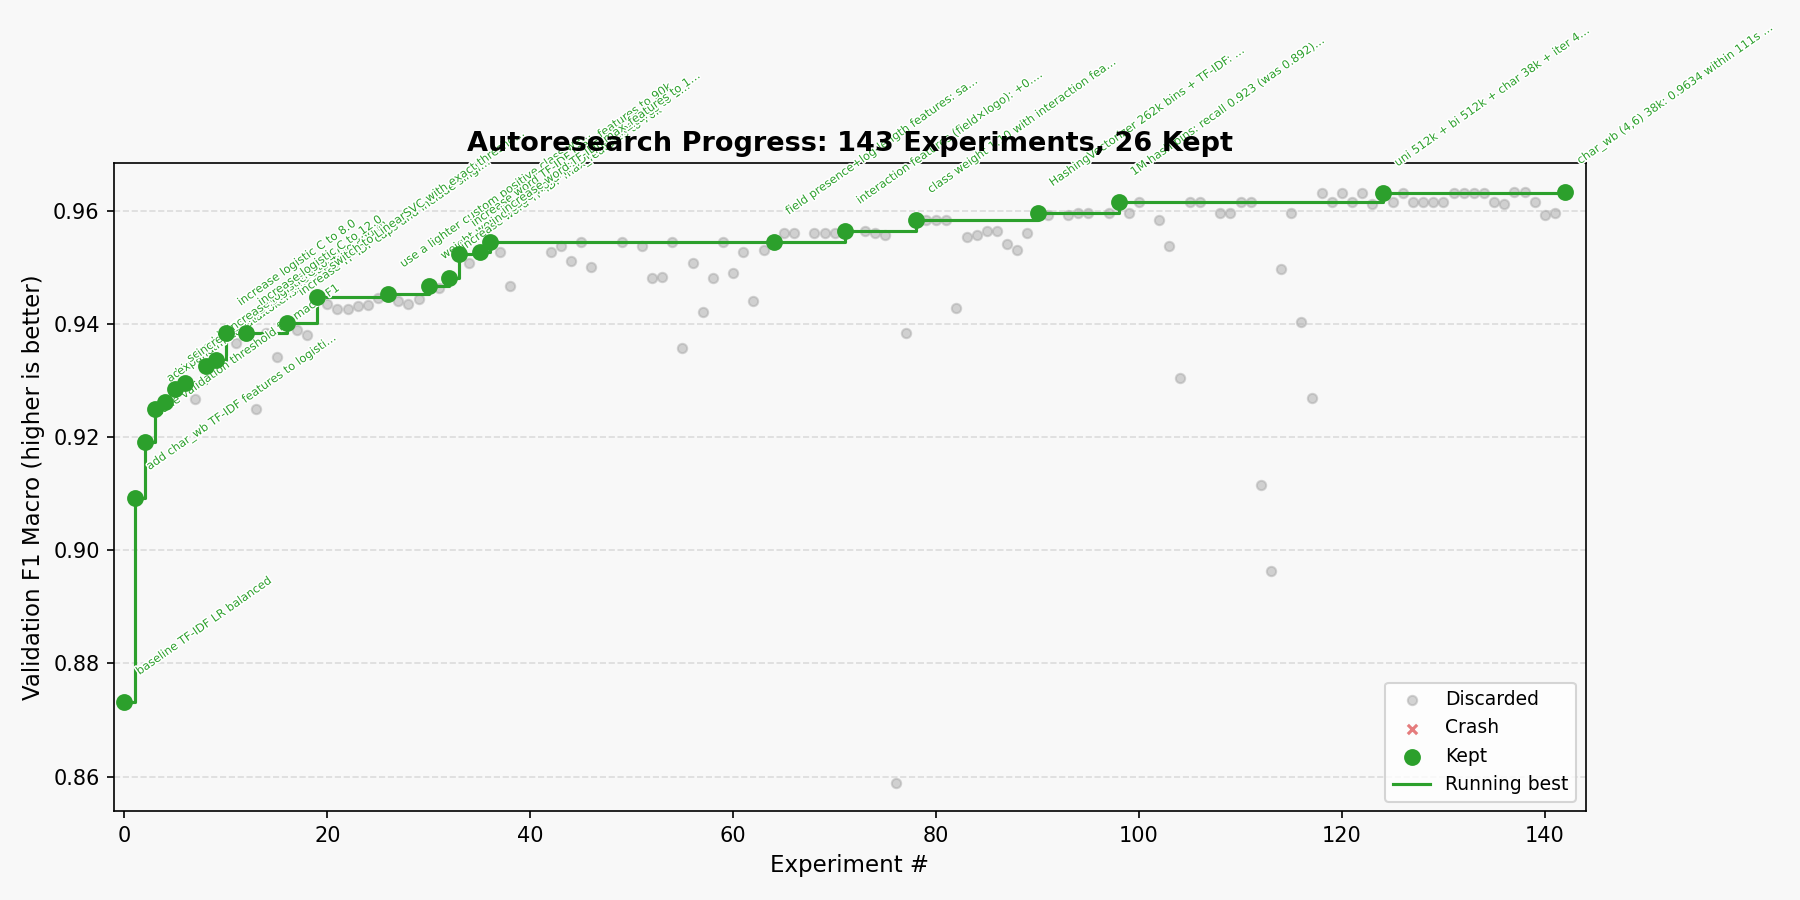

Here is the Python script that generated this plot:
import csv
import matplotlib
matplotlib.use("Agg")
import matplotlib.pyplot as plt
import matplotlib.patheffects as pe
import numpy as np

RESULTS_FILE = "results.tsv"
OUTPUT_FILE = "progress.png"
METRIC = "val_f1_macro"
METRIC_LABEL = "Validation F1 Macro (higher is better)"

rows = []
with open(RESULTS_FILE, newline="", encoding="utf-8") as f:
    reader = csv.DictReader(f, delimiter="\t")
    for row in reader:
        rows.append(row)

# Assign experiment numbers (0-indexed, excluding crashes from the numbered sequence)
# but keep crashes visible as markers. We number all rows sequentially.
experiments = []
for i, row in enumerate(rows):
    status = row["status"].strip().lower()
    try:
        metric = float(row[METRIC])
    except ValueError:
        metric = None

    # Crashes and zero-value rows are excluded from performance tracking
    valid = status in ("keep", "discard") and metric is not None and metric > 0.0
    experiments.append({
        "idx": i,
        "commit": row["commit"].strip(),
        "metric": metric if valid else None,
        "status": status,
        "description": row["description"].strip(),
        "valid": valid,
    })

# Build running best from kept experiments only
running_best = []
best_so_far = None
best_x = []
best_y = []

for exp in experiments:
    if exp["valid"] and exp["status"] == "keep":
        if best_so_far is None or exp["metric"] > best_so_far:
            best_so_far = exp["metric"]
        best_x.append(exp["idx"])
        best_y.append(best_so_far)

# Extend running best line to last kept point
# Build a step-function: for each kept point, the best extends horizontally
step_x = []
step_y = []
cur_best = None
for exp in experiments:
    if exp["valid"] and exp["status"] == "keep":
        if cur_best is None or exp["metric"] > cur_best:
            cur_best = exp["metric"]
        step_x.append(exp["idx"])
        step_y.append(cur_best)

n_total = len(experiments)
n_kept = sum(1 for e in experiments if e["status"] == "keep" and e["valid"])
n_improvements = sum(
    1 for i, e in enumerate(experiments)
    if e["status"] == "keep" and e["valid"] and (
        i == 0 or e["metric"] > max(
            (x["metric"] for x in experiments[:i] if x["status"] == "keep" and x["valid"]),
            default=0,
        )
    )
)

# Separate into groups
kept_x = [e["idx"] for e in experiments if e["status"] == "keep" and e["valid"]]
kept_y = [e["metric"] for e in experiments if e["status"] == "keep" and e["valid"]]
discard_x = [e["idx"] for e in experiments if e["status"] == "discard" and e["valid"]]
discard_y = [e["metric"] for e in experiments if e["status"] == "discard" and e["valid"]]
crash_x = [e["idx"] for e in experiments if e["status"] == "crash"]

GREEN = "#2ca02c"
GREY = "#aaaaaa"
CRASH_COLOR = "#d62728"

fig, ax = plt.subplots(figsize=(12, 6))
fig.patch.set_facecolor("#f8f8f8")
ax.set_facecolor("#f8f8f8")

# Discarded experiments
ax.scatter(discard_x, discard_y, color=GREY, alpha=0.5, s=20, zorder=2, label="Discarded")

# Crashes as small x markers along the bottom of the plot
if crash_x:
    y_min_for_crash = ax.get_ylim()[0] if ax.get_ylim()[0] != 0 else min(kept_y + discard_y) - 0.005
    crash_y_vals = [min(kept_y + discard_y) - 0.012] * len(crash_x)
    ax.scatter(crash_x, crash_y_vals, color=CRASH_COLOR, alpha=0.6, s=20,
               marker="x", zorder=2, label="Crash")

# Kept experiments
ax.scatter(kept_x, kept_y, color=GREEN, s=50, zorder=4, label="Kept")

# Running best step line
if step_x:
    # Draw a step function: for each consecutive pair of kept points, draw horizontal then vertical
    line_x = []
    line_y = []
    for i in range(len(step_x)):
        line_x.append(step_x[i])
        line_y.append(step_y[i])
        if i + 1 < len(step_x):
            line_x.append(step_x[i + 1])
            line_y.append(step_y[i])
    ax.plot(line_x, line_y, color=GREEN, linewidth=1.5, zorder=3, label="Running best")

# Annotate kept experiments that are new bests
cur_best = None
for exp in experiments:
    if exp["status"] == "keep" and exp["valid"]:
        is_new_best = cur_best is None or exp["metric"] > cur_best
        if is_new_best:
            cur_best = exp["metric"]
        label_text = exp["description"]
        if len(label_text) > 40:
            label_text = label_text[:38] + "…"
        ax.annotate(
            label_text,
            xy=(exp["idx"], exp["metric"]),
            xytext=(5, 12),
            textcoords="offset points",
            fontsize=5.5,
            color=GREEN,
            rotation=35,
            va="bottom",
            ha="left",
            path_effects=[pe.withStroke(linewidth=1.5, foreground="white")],
        )

ax.set_xlabel("Experiment #", fontsize=11)
ax.set_ylabel(METRIC_LABEL, fontsize=11)
ax.set_title(
    f"Autoresearch Progress: {n_total} Experiments, {n_kept} Kept",
    fontsize=13,
    fontweight="bold",
)
ax.legend(loc="lower right", fontsize=9, framealpha=0.8)
ax.grid(axis="y", linestyle="--", alpha=0.4)
ax.set_xlim(-1, n_total + 1)

# Tight y-axis around the valid data
all_valid_y = kept_y + discard_y
if all_valid_y:
    y_lo = min(all_valid_y) - 0.005
    y_hi = max(all_valid_y) + 0.005
    ax.set_ylim(y_lo, y_hi)

plt.tight_layout()
plt.savefig(OUTPUT_FILE, dpi=150)
print(f"Saved {OUTPUT_FILE}")
